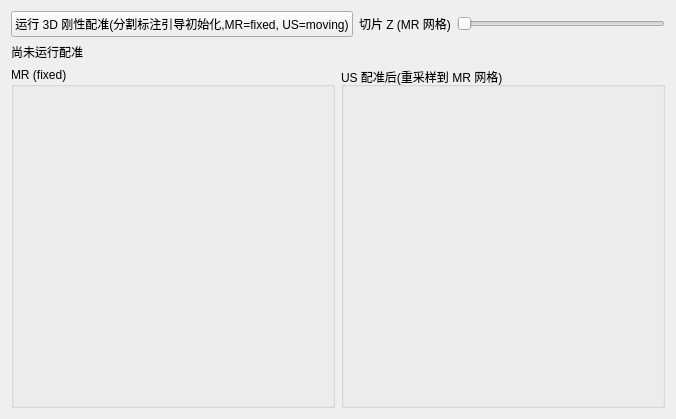
<?xml version="1.0" encoding="UTF-8"?>
<ui version="4.0">
 <class>RegisterTabView</class>
 <widget class="QWidget" name="RegisterTabView">
  <layout class="QVBoxLayout" name="rootLayout">
   <item>
    <layout class="QHBoxLayout" name="controlRow">
     <item><widget class="QPushButton" name="runButton"><property name="text"><string>运行 3D 刚性配准(分割标注引导初始化,MR=fixed, US=moving)</string></property></widget></item>
     <item><widget class="QLabel" name="sliceLabel"><property name="text"><string>切片 Z (MR 网格)</string></property></widget></item>
     <item><widget class="QSlider" name="sliceSlider"><property name="orientation"><enum>Qt::Horizontal</enum></property></widget></item>
    </layout>
   </item>
   <item>
    <widget class="QLabel" name="statusLabel">
     <property name="text"><string>尚未运行配准</string></property>
     <property name="wordWrap"><bool>true</bool></property>
    </widget>
   </item>
   <item>
    <layout class="QHBoxLayout" name="imageRow">
     <item>
      <widget class="QGroupBox" name="fixedBox">
       <property name="title"><string>MR (fixed)</string></property>
       <layout class="QVBoxLayout" name="fixedLayout">
        <item>
         <widget class="QLabel" name="fixedView">
          <property name="minimumSize"><size><width>300</width><height>300</height></size></property>
          <property name="maximumSize"><size><width>300</width><height>300</height></size></property>
          <property name="alignment"><set>Qt::AlignCenter</set></property>
         </widget>
        </item>
       </layout>
      </widget>
     </item>
     <item>
      <widget class="QGroupBox" name="alignedBox">
       <property name="title"><string>US 配准后(重采样到 MR 网格)</string></property>
       <layout class="QVBoxLayout" name="alignedLayout">
        <item>
         <widget class="QLabel" name="alignedView">
          <property name="minimumSize"><size><width>300</width><height>300</height></size></property>
          <property name="maximumSize"><size><width>300</width><height>300</height></size></property>
          <property name="alignment"><set>Qt::AlignCenter</set></property>
         </widget>
        </item>
       </layout>
      </widget>
     </item>
    </layout>
   </item>
  </layout>
 </widget>
 <resources/>
 <connections/>
</ui>
